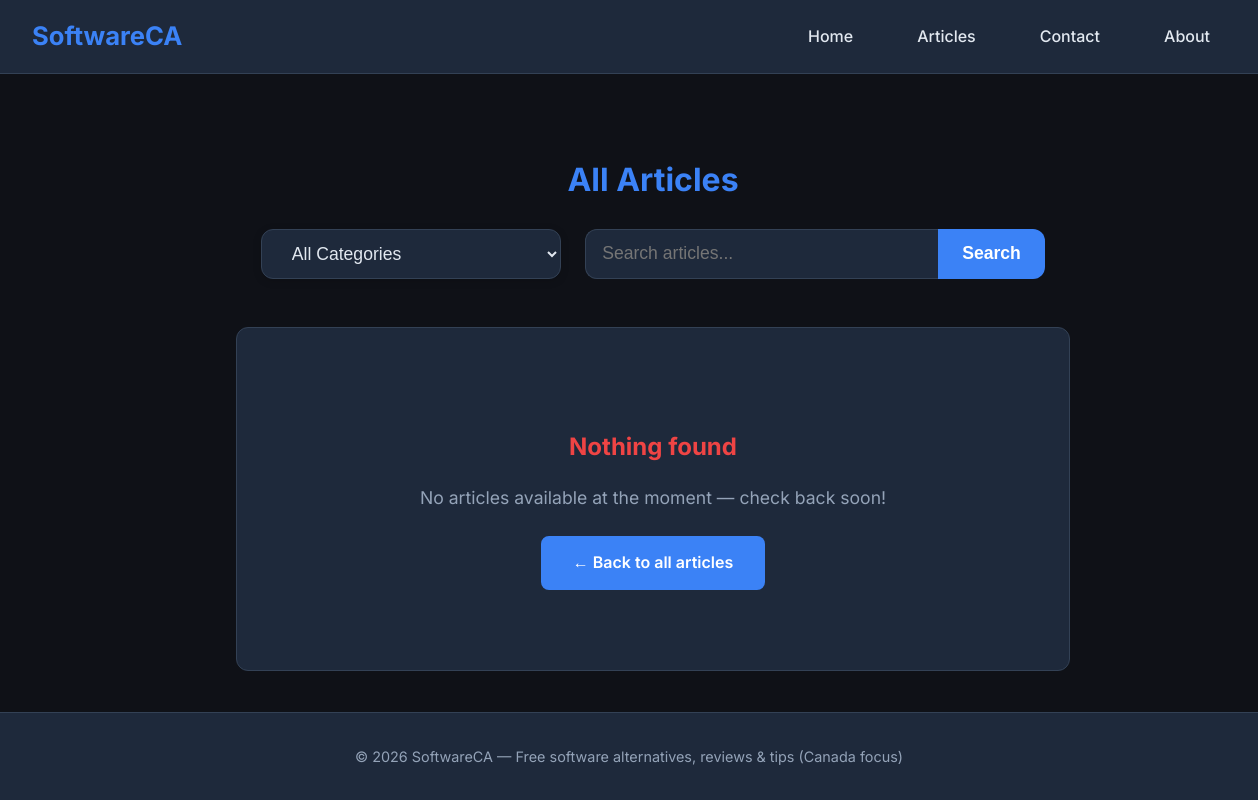
/articles/, run on an earlier commit of the app's database.
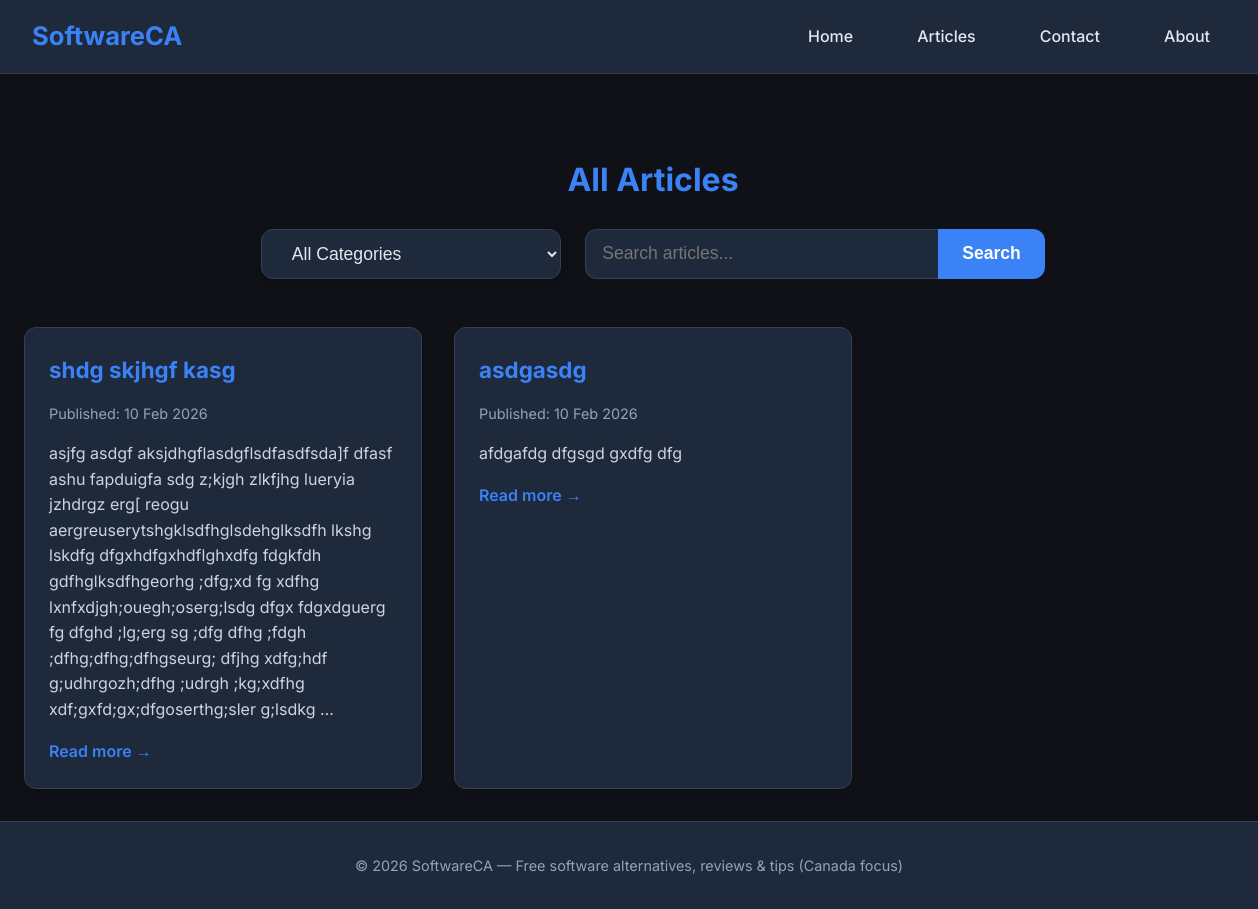
And on a later commit of the database.
### content/models.py (models this page shows, shortened)
class Article(models.Model):
    title = models.CharField(max_length=200)
    slug = models.SlugField(max_length=200, unique=True, blank=True)
    content = RichTextField()
    pub_date = models.DateTimeField(default=timezone.now)
    updated_at = models.DateTimeField(auto_now=True)
    is_published = models.BooleanField(default=True)
    category = models.ForeignKey(
        Category,
        on_delete=models.SET_NULL,
        null=True,
        blank=True,
        related_name='articles'
    )
    class Meta:
        ordering = ['-pub_date']  # newest first

### content/views.py (the view)
# urls.py: path('articles/', articles_list, name='articles_list'),
def articles_list(request):
    category_slug = request.GET.get('category')
    search_query = request.GET.get('q', '').strip()  # get search term
    articles = Article.objects.filter(is_published=True).order_by('-pub_date')
    if category_slug:
        articles = articles.filter(category__slug=category_slug)
    if search_query:
        articles = articles.filter(
            Q(title__icontains=search_query) |
            Q(content__icontains=search_query)
        )
    categories = Category.objects.all()
    context = {
        'articles': articles,
        'categories': categories,
        'selected_category': category_slug,
        'search_query': search_query,  # pass back to keep input value
    }
    return render(request, 'articles_list.html', context)

### templates/articles_list.html (shortened to what this page needs)
{% extends 'base.html' %}
{% block content %}
    <div style="text-align: center; margin: 3rem 0 2rem;">
        <h1 style="margin-bottom: 1.5rem; color: var(--accent);">All Articles</h1>
        <div style="display: flex; justify-content: center; gap: 1.5rem; flex-wrap: wrap; margin-bottom: 3rem;">
            <form method="get" style="display: inline-block;">
                <select name="category" onchange="this.form.submit()"
                        style="padding: 0.8rem 1.6rem; font-size: 1.1rem; border-radius: 12px; border: 1px solid var(--border); background: var(--card); color: var(--text); cursor: pointer; min-width: 300px; box-shadow: 0 2px 8px rgba(0,0,0,0.15);">
                    <option value="">All Categories</option>
                </select>
            </form>
            <form method="get" style="display: inline-flex; align-items: stretch;">
                <input type="text" name="q" value="{{ search_query }}" placeholder="Search articles..."
                       style="padding: 0.8rem 1rem; width: 320px; border: 1px solid var(--border); border-right: none; border-radius: 12px 0 0 12px; background: var(--card); color: var(--text); font-size: 1.1rem;">
                <button type="submit" style="
                    padding: 0.8rem 1.5rem;
                    background: var(--accent);
                    color: white;
                    border: none;
                    border-radius: 0 12px 12px 0;
                    cursor: pointer;
                    font-weight: 600;
                    font-size: 1.1rem;
                    transition: background 0.2s;
                ">
                    Search
                </button>
            </form>
        </div>
    </div>
    {% if articles %}
        <div class="articles">
            {% for article in articles %}
                <div class="article-card">
                    <div class="article-content">
                        <h2 class="article-title">{{ article.title }}</h2>
                        <p class="article-date">Published: {{ article.pub_date|date:"d M Y" }}</p>
                        <p class="article-excerpt">{{ article.content|striptags|truncatewords:40 }}</p>
                        <a href="{% url 'article_detail' slug=article.slug %}?from_category={{ selected_category }}&from_search={{ search_query|urlencode }}" class="read-more">Read more →</a>
                    </div>
                </div>
            {% endfor %}
        </div>
    {% else %}
        <div style="text-align: center; padding: 5rem 1rem; background: var(--card); border-radius: 12px; border: 1px solid var(--border); max-width: 800px; margin: 0 auto;">
            <h2 style="margin-bottom: 1rem; color: #ef4444;">Nothing found</h2>
            {% if search_query %}
                <p style="font-size: 1.1rem; margin-bottom: 1.5rem; color: #94a3b8;">
                    No articles match your search for <strong>"{{ search_query }}"</strong>.
                </p>
            {% elif selected_category %}
                <p style="font-size: 1.1rem; margin-bottom: 1.5rem; color: #94a3b8;">
                    No articles in the category <strong>"{{ selected_category|title }}"</strong> yet.
                </p>
            {% else %}
                <p style="font-size: 1.1rem; margin-bottom: 1.5rem; color: #94a3b8;">
                    No articles available at the moment — check back soon!
                </p>
            {% endif %}
            <a href="{% url 'articles_list' %}" style="
                display: inline-block;
                padding: 0.9rem 2rem;
                background: var(--accent);
                color: white;
                text-decoration: none;
                font-weight: 600;
                border-radius: 8px;
                transition: background 0.2s;
            ">
                ← Back to all articles
            </a>
        </div>
    {% endif %}
{% endblock %}

What changed in the data, as far as the page shows it:
added Article: title "shdg skjhgf kasg", pub_date "10 Feb 2026", content "asjfg asdgf aksjdhgflasdgflsdfasdfsda]f dfasf ashu fapduigfa sdg z;kjgh zlkfjhg lueryia jzhdrgz erg[ reogu aergreuserytshgklsdfhglsdehglksdfh lkshg lskdfg dfgxhdfgxhdflghxdfg fdgkfdh gdfhglksdfhgeorhg ;dfg;xd fg xdfhg lxnfxdjgh;ouegh;oserg;lsdg dfgx fdgxdguerg fg dfghd ;lg;erg sg ;dfg dfhg ;fdgh ;dfhg;dfhg;dfhgseurg; dfjhg xdfg;hdf g;udhrgozh;dfhg ;udrgh ;kg;xdfhg xdf;gxfd;gx;dfgoserthg;sler g;lsdkg …"
added Article: title "asdgasdg", pub_date "10 Feb 2026", content "afdgafdg dfgsgd gxdfg dfg"
Also different on the page:
text no longer shown: "Nothing found No articles available at the moment — check back soon! ← Back to all articles"
